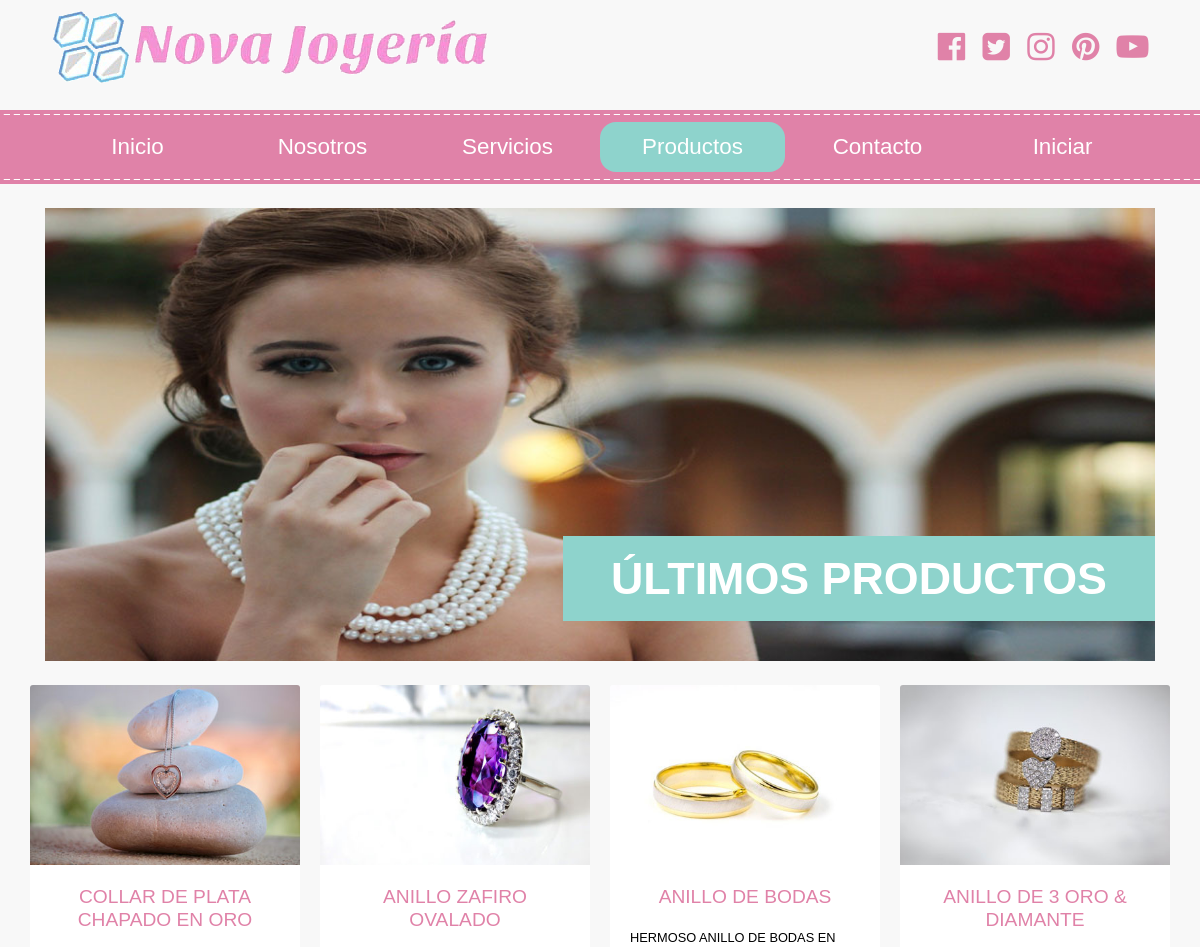
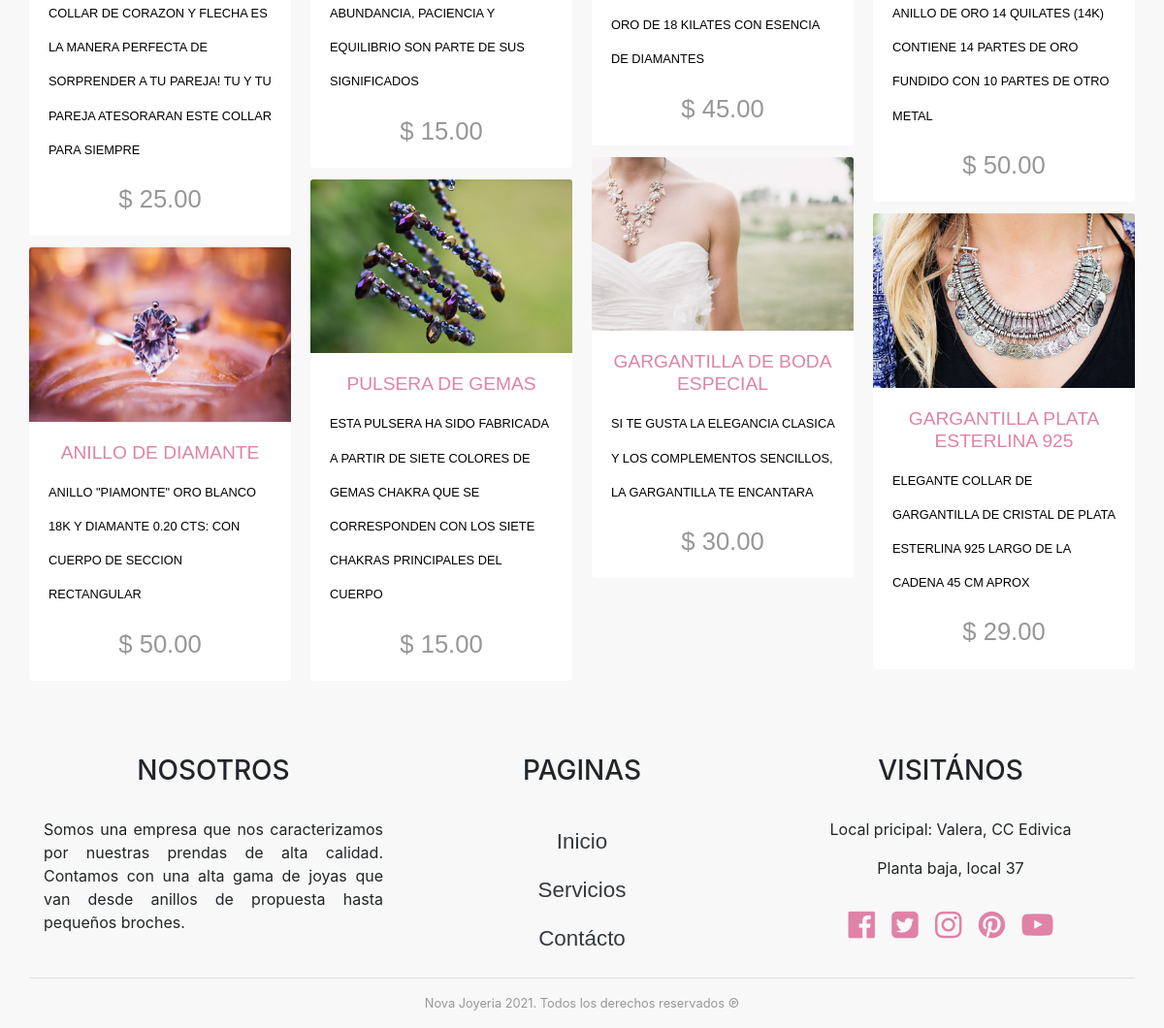
The page /productos.php on the database its author committed (2 pictures, top to bottom).
### tables this page shows
CREATE TABLE `productos` (
  `id` int(11) NOT NULL,
  `nombre` varchar(70) NOT NULL,
  `imagen_grande` varchar(60) NOT NULL,
  `imagen_mini` varchar(60) NOT NULL,
  `precio` decimal(6,2) NOT NULL,
  `descripcion` longtext NOT NULL,
  `descripcion_corta` varchar(200) NOT NULL
);

### controller/funcion.php (called while the page is built, shortened)
<?php
    function obtener_productos($limite=10){
        include "conexion.php";
        try {
            $consulta = "SELECT * FROM productos LIMIT $limite";
            return $resultado = $conexion->query($consulta);
        } catch (Exception $error) {
            echo $error;
            return array();
        }
    }
?>

### productos.php (the view, shortened to what this page needs)
<?php
include "templates/header.php";
include "templates/navbar.php";
include "controller/funcion.php";
?>
  <div class="container pt-4">
    <div class="row no-gutters">
      <div class="col-12 hero">
        <img src="img/productos.jpg" class="img-fluid" />
        <h2 class="text-uppercase d-none d-md-block py-3 px-5">
          Últimos Productos
        </h2>
      </div>
    </div>
  </div>
  <div class="container pt-4 productos">
    <div class="row">
      <main class="col-lg-12 contenido-principal">
        <div class="row">
          <div class="card-columns">
          <?php
      $productos_db = obtener_productos(8);
      while($producto = $productos_db->fetch_assoc() ){
      ?>
            <div class="card">
              <a href="producto.php?productoId=<?php echo $producto["id"]?>">
                <img
                  src="img/<?php echo $producto[imagen_mini] ?>"
                  class="card-img-top img-fluid"
                />
                <div class="card-body">
                  <h3 class="card-title text-center text-uppercase">
                    <?php echo $producto["nombre"]?>
                  </h3>
                  <p class="card-text text-uppercase">
                  <?php echo $producto["descripcion_corta"]?>
                  </p>
                  <p class="precio lead text-center mb-0">$
                  <?php echo $producto["precio"]?>
                  </p>
                </div>
              </a>
            </div>
            <?php } ?>
          </div>
        </div>
      </main>
    </div>
  </div>
  <?php
  include "templates/footer.php";
  ?>

### templates/header.php (shortened to what this page needs)
<!DOCTYPE html>
<html lang="en">
  <head>
    <link rel="stylesheet" href="css/bootstrap.min.css" />
    <link rel="stylesheet" href="css/font-awesome.min.css" />
    <link href="css/css.css" rel="stylesheet" />
    <link rel="stylesheet" href="css/styles.css" />
  </head>
  <body>
    <header class="encabezado-sitio container">
      <div class="row justify-content-md-between align-items-center">
        <div class="col-lg-4">
          <a href="index.php"> <img src="img/logo.png" alt=""> </a>
        </div>
        <div class="col-lg-4">
          <nav class="sociales text-center text-lg-right">
            <ul>
              <li>
                <a href="http://facebook.com">
                </a>
              </li>
              <li>
                <a href="http://twitter.com">
                </a>
              </li>
              <li>
                <a href="http://instagram.com">
                </a>
              </li>
              <li>
                <a href="http://pinterest.com">
                </a>
              </li>
              <li>
                <a href="http://youtube.com">
                </a>
              </li>
            </ul>
          </nav>
        </div>
      </div>
    </header>

### templates/navbar.php (shortened to what this page needs)
<div class="navegacion mt-3 py-1">
      <nav class="nav-principal navbar navbar-expand-md navbar-light bg-faded">
        <div class="container">
          <div class="collapse navbar-collapse w-100" id="nav_principal">
            <ul class="nav nav-justified w-100 flex-column flex-sm-row">
            <?php
              $archivo = basename($_SERVER["PHP_SELF"]);
              $pagina = str_replace(".php", "", $archivo);
            ?>
              <li class="nav-item  <?php echo $pagina === "index" ? "active" : ""  ?>">
                <a href="index.php" class="nav-link">Inicio</a>
              </li>
              <li class="nav-item  <?php echo $pagina === "nosotros" ? "active" : ""  ?> ">
                <a href="nosotros.php" class="nav-link">Nosotros</a>
              </li>
              <li class="nav-item  <?php echo $pagina === "servicios" ? "active" : ""  ?> ">
                <a href="servicios.php" class="nav-link">Servicios</a>
              </li>
              <li class="nav-item  <?php echo $pagina === "productos" ? "active" : ""  ?> ">
                <a href="productos.php" class="nav-link">Productos</a>
              </li>
              <li class="nav-item  <?php echo $pagina === "contacto" ? "active" : ""  ?> ">
                <a href="contacto.php" class="nav-link">Contacto</a>
              </li>
              <li class="nav-item">
                <a href="./admin" class="nav-link">Iniciar</a>
              </li>
            </ul>
          </div>
        </div>
      </nav>
    </div>

### templates/footer.php (shortened to what this page needs)
<footer class="footer-sitio pt-3 mt-5">
      <div class="container">
        <div class="row">
          <div class="col-md-4">
            <h3 class="text-uppercase text-center pb-4">Nosotros</h3>
            <p class="text-justify">
              Somos una empresa que nos caracterizamos por nuestras prendas de
              alta calidad. Contamos con una alta gama de joyas que van desde
              anillos de propuesta hasta pequeños broches.
            </p>
          </div>
          <div class="col-md-4 text-center">
            <h3 class="text-uppercase pb-4">Paginas</h3>
            <a class="nav-link btn-link text-dark" href="index.php">Inicio</a>
            <a class="nav-link btn-link text-dark" href="servicios.php"
              >Servicios</a
            >
            <a class="nav-link btn-link text-dark" href="contacto.php"
              >Contácto</a
            >
          </div>
          <div class="col-md-4 text-center">
            <h3 class="text-uppercase pb-4">Visitános</h3>
            <p>Local pricipal: Valera, CC Edivica</p>
            <p>Planta baja, local 37</p>
            <nav class="sociales text-center">
              <ul>
                <li>
                  <a href="http://facebook.com">
                  </a>
                </li>
                <li>
                  <a href="http://twitter.com">
                  </a>
                </li>
                <li>
                  <a href="http://instagram.com">
                  </a>
                </li>
                <li>
                  <a href="http://pinterest.com">
                  </a>
                </li>
                <li>
                  <a href="http://youtube.com">
                  </a>
                </li>
              </ul>
            </nav>
          </div>
          <hr class="w-100" />
          <p class="text-center copyright w-100">
            Nova Joyeria <span id="footer"></span>. Todos los derechos
            reservados &copysr;
          </p>
        </div>
      </div>
    </footer>
  </body>
</html>

### css/styles.css (style rules this page uses)
:root { --rosa: #e082a8; --azul: #8ed3cc; --lato: "Lato", sans-serif; --italic: "Italianno", cursive; --negro: #000; --blanco: #ffffff; --gris: #9a9a9a; --fondo: #f8f8f8; --hover: #69aca5; --gris-oscuro: #979797; --enlace: #bde8dd; }
body { background-color: var(--fondo); }
.sociales ul { list-style: none; margin: 0; padding: 0; }
.sociales ul li { position: relative; display: inline-block; }
.sociales ul li a::before { font-family: "FontAwesome"; display: inline-block; vertical-align: top; padding: 0.4rem; content: "\f08e"; -webkit-font-smoothing: antialiased; font-size: 2rem; color: var(--rosa); }
.sociales ul li a[href*="facebook.com"]::before { content: "\f230"; }
.sociales ul li a[href*="twitter.com"]::before { content: "\f081"; }
.sociales ul li a[href*="instagram.com"]::before { content: "\f16d"; }
.sociales ul li a[href*="pinterest.com"]::before { content: "\f0d2"; }
.sociales ul li a[href*="youtube.com"]::before { content: "\f16a"; }
.navegacion { background-color: var(--rosa); }
.nav-principal { background-image: url(../img/border_horizontal.png), url(../img/border_horizontal.png); background-repeat: repeat-x; background-position: 0px top, 0px bottom; }
.nav-link { color: var(--blanco); font-size: 1.4rem; transition: all 0.5s ease-in-out; font-family: "Raleway", sans-serif; }
.productos .card { border: none; }
.productos .card a { color: var(--negro); }
.productos .card h3 { color: var(--rosa); font-size: 1.2rem; font-family: var(--lato); }
.productos .card p { font-size: 0.8rem; }
.productos .card .precio { font-size: 1.6rem; color: var(--gris-oscuro); }
.copyright { color: var(--gris-oscuro); font-size: 0.8rem; }
.hero { position: relative; }
.hero h2 { position: absolute; bottom: 2rem; right: 0; background-color: var(--azul); font-family: "Raleway", sans-serif; font-weight: 900; color: var(--blanco); font-size: 2.8rem; }
.contenido-principal p { font-size: 1.2rem; line-height: 2.2rem; font-family: var(--lato); }
@media (min-width: 576px) { .card-columns { -webkit-column-count: 2; -moz-column-count: 2; column-count: 2; -webkit-column-gap: 1.25rem; -moz-column-gap: 1.25rem; column-gap: 1.25rem; } }
@media (min-width: 992px) { .card-columns { -webkit-column-count: 4; -moz-column-count: 4; column-count: 4; } }
.active { background:var(--azul); border-radius: 1em; }

### rows shown on the page
productos: imagen_mini (picture), nombre "COLLAR DE PLATA CHAPADO EN ORO", descripcion_corta "COLLAR DE CORAZON Y FLECHA ES LA MANERA PERFECTA DE SORPRENDER A TU PAREJA! TU Y TU PAREJA ATESORARAN ESTE COLLAR PARA SIEMPRE", precio "25.00"
productos: imagen_mini (picture), nombre "ANILLO DE DIAMANTE", descripcion_corta "ANILLO \"PIAMONTE\" ORO BLANCO 18K Y DIAMANTE 0.20 CTS: CON CUERPO DE SECCION RECTANGULAR", precio "50.00"
productos: imagen_mini (picture), nombre "ANILLO ZAFIRO OVALADO", descripcion_corta "ABUNDANCIA, PACIENCIA Y EQUILIBRIO SON PARTE DE SUS SIGNIFICADOS", precio "15.00"
productos: imagen_mini (picture), nombre "PULSERA DE GEMAS", descripcion_corta "ESTA PULSERA HA SIDO FABRICADA A PARTIR DE SIETE COLORES DE GEMAS CHAKRA QUE SE CORRESPONDEN CON LOS SIETE CHAKRAS PRINCIPALES DEL CUERPO", precio "15.00"
productos: imagen_mini (picture), nombre "ANILLO DE BODAS", descripcion_corta "HERMOSO ANILLO DE BODAS EN ORO DE 18 KILATES CON ESENCIA DE DIAMANTES", precio "45.00"
productos: imagen_mini (picture), nombre "GARGANTILLA DE BODA ESPECIAL", descripcion_corta "SI TE GUSTA LA ELEGANCIA CLASICA Y LOS COMPLEMENTOS SENCILLOS, LA GARGANTILLA TE ENCANTARA", precio "30.00"
productos: imagen_mini (picture), nombre "ANILLO DE 3 ORO & DIAMANTE", descripcion_corta "ANILLO DE ORO 14 QUILATES (14K) CONTIENE 14 PARTES DE ORO FUNDIDO CON 10 PARTES DE OTRO METAL", precio "50.00"
productos: imagen_mini (picture), nombre "GARGANTILLA PLATA ESTERLINA 925", descripcion_corta "ELEGANTE COLLAR DE GARGANTILLA DE CRISTAL DE PLATA ESTERLINA 925 LARGO DE LA CADENA 45 CM APROX", precio "29.00"
